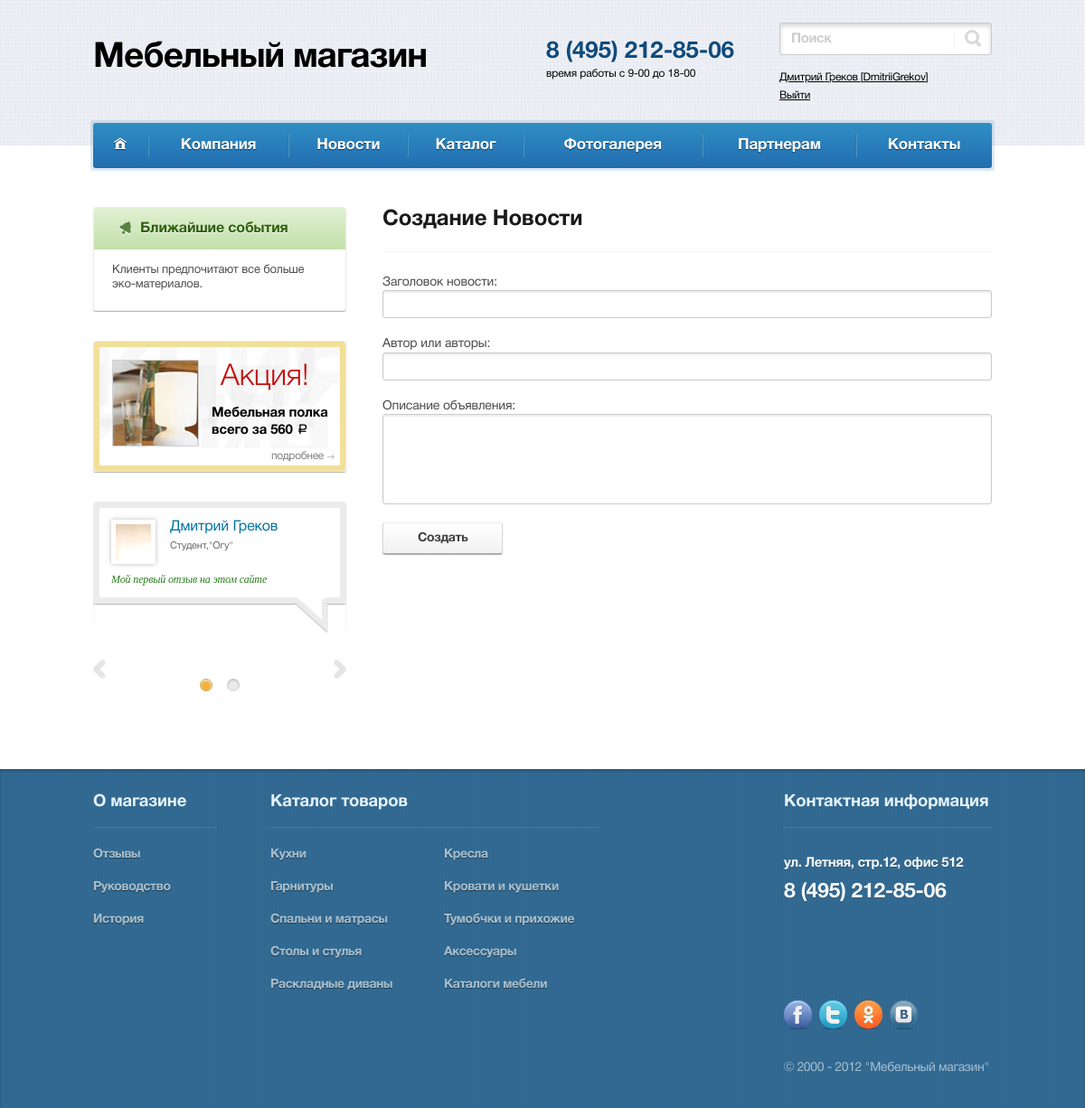
The app's page /news/create/news/ (signed in) with its own data.
### accounts/models.py (models this page shows, shortened)
class AdvUser(AbstractUser):
    phone = models.CharField(max_length=20,
                             verbose_name='Телефон',
                             blank=True,
                             null=True
                             )
    avatar = models.ImageField(verbose_name='Аватар',
                               blank=True,
                               null=True)

### main/models.py (models this page shows, shortened)
class UsefullInfo(models.Model):
    title = models.CharField(max_length=20, verbose_name='Заголовок блока')
    content = models.CharField(max_length=100, verbose_name='Содержание блока')
    class Meta:
        verbose_name = 'Содержимое блока "Полезная информация"'
        verbose_name_plural = 'Содержимое блока "Полезная информация"'

### company/models.py (models this page shows, shortened)
class ReviewsCompany(models.Model):
    name = models.CharField(max_length=100, verbose_name='Имя')
    company = models.CharField(max_length=100, verbose_name='Компания',
                               blank=True,
                               null=True)
    position = models.CharField(max_length=120, verbose_name='Должность',
                                blank=True,
                                null=True)
    content = models.TextField(verbose_name='Текст отзыва')
    publish = models.DateField(auto_now_add=True)
    img = models.ImageField(verbose_name='Аватарка', blank=True, null=True)
    files = models.ManyToManyField('ReviewsFiles',
                                   related_name='reviews_files',
                                   blank=True,
                                   null=True)
    slug = models.SlugField(verbose_name='slug')
    class Meta:
        verbose_name = 'Отзыв'
        verbose_name_plural = 'Отзывы'

### news/views.py (the view, shortened to what this page needs)
# urls.py: path('create/news/', NewsEditView.as_view(), name='create'),
class NewsEditView(LoginRequiredMixin, FormView):
    template_name = 'news/create.html'
    form_class = NewsForm
    success_url = reverse_lazy('news:list')

### news/forms.py
class NewsForm(forms.ModelForm):
    class Meta:
        model = NewsModel
        fields = ('title', 'author', 'description',)

### catalog/models.py (called while the page is built)
    def get_absolute_url(self):
        return reverse('catalog:category_products', kwargs={'slug': self.slug})

### main/etc/catalog_rubric.py (called while the page is built)
def catalog_category(request):
    context = {}
    context['rubric_catalog'] = Category.objects.all()
    return context

### main/etc/random_review.py (called while the page is built)
def show_random_review(request):
    reviews = ReviewsCompany.objects.all().order_by('?')[:2]
    return {'random_reviews': reviews}

### main/etc/usefull.py (called while the page is built)
def usefullinfo(request):
    return {'info': UsefullInfo.objects.first(), 'title_link': 'about', }

def get_rubric_company(request):
    return {'rubric_company': RubricCompany.objects.all()}

### news/templates/news/create.html (shortened to what this page needs)
{% extends 'layout/basic.html'  %}
{% block content%}
<div class="content">
                    <div class="cnt">
                        <header>
                            <h1>Создание Новости</h1>
                        </header>
                        <hr>
                        <form method="POST" >
                            {{ form.as_p }}
                            <input type="submit" value='Создать'>
                        </form>
                    </div>
                </div>
{% endblock %}

### main/templates/layout/basic.html (shortened to what this page needs)
{% load static %}
<!DOCTYPE html>
<html lang="ru">
<head>
    <link rel="stylesheet" href="{% static '/css/reset.css' %}" />
    <link rel="stylesheet" href="{% static '/css/style.css' %}" />
    <link rel="stylesheet" href="{% static '/css/owl.carousel.css' %}" />
</head>
<body>
    <div class="wrap">
        <header class="header">
            <div class="inner-wrap">
                <div class="logo-block"><a href="" class="logo">Мебельный магазин</a>
                </div>
                <div class="main-phone-block">
                    <a href="tel:84952128506" class="phone">8 (495) 212-85-06</a>
                    <div class="shedule">время работы с 9-00 до 18-00</div>
                </div>
                <div class="actions-block">
                    <form action="/" class="main-frm-search">
                        <input type="text" placeholder="Поиск">
                        <button type="submit"></button>
                    </form>
                    <nav class="menu-block">
                        <ul>
                            {% if user.is_authenticated %}
                            <li>
                                <a href="{% url 'users:profile' %}" >{{ user.first_name}} {{ user.last_name }} [{{ user.username }}]</a>
                            </li>
                            <li><a href="{% url 'users:logout' %}">Выйти</a>
                            </li>
                            {% endif %}
                        </ul>
                    </nav>
                </div>
            </div>
        </header>
        <nav class="nav">
            <div class="inner-wrap">
                <div class="menu-block popup-wrap">
                    <div class="menu popup-block">
                        <ul class="">
                            <li class="main-page"><a href="{% url 'main:index' %}">Главная</a>
                            </li>
                            <li>
                                <a href="/company/{{ title_link }}">Компания</a>
                            </li>
                            <li><a href="{% url 'news:list' %}">Новости</a>
                            </li>
                            <li>
                                <a href="{% url 'catalog:list' %}">Каталог</a>
                            </li>
                            <li><a href="">Фотогалерея</a>
                            </li>
                            <li><a href="">Партнерам</a>
                            </li>
                            <li><a href="">Контакты</a>
                            </li>
                        </ul>
                    </div>
                </div>
            </div>
        </nav>
        <div class="page">
            <div class="content-box">
                {% block content %}  {% endblock %}
                <div class="side">
                   {% include 'layout/usefullinfo.html'  %}
                    <div class="side-wrap">
                        <div class="item-wrap">
                            <div class="side-block side-action">
                                <img src="{% static '/img/side-action-bg.jpg' %}" alt="" class="bg">
                                <div class="photo-block">
                                    <img src="{% static '/img/side-action.jpg' %}" alt="">
                                </div>
                                <div class="text-block">
                                    <div class="title">Акция!</div>
                                    <p>Мебельная полка всего за 560 <span class="r">a</span>
                                    </p>
                                </div>
                                <a href="" class="btn-more">подробнее</a>
                            </div>
                        </div>
                       <div class="item-wrap">
		                     <div class="rew-footer-carousel">
							{% include 'layout/random_review.html'  %}
								</div>
							</div>
						</div>
                    </div>
                </div>
            </div>
        </div>
    <footer class="footer">
        <div class="inner-wrap">
            <nav class="main-menu">
                <div class="item">
                    <div class="title-block">О магазине</div>
                    <ul>
                        <li><a href="">Отзывы</a>
                        </li>
                        <li><a href="">Руководство </a>
                        </li>
                        <li><a href="">История</a>
                        </li>
                    </ul>
                </div>
                <div class="item">
                    <div class="title-block">Каталог товаров</div>
                    <ul>
                        <li><a href="">Кухни</a>
                        </li>
                        <li><a href="">Гарнитуры</a>
                        </li>
                        <li><a href="">Спальни и матрасы</a>
                        </li>
                        <li><a href="">Столы и стулья</a>
                        </li>
                        <li><a href="">Раскладные диваны</a>
                        </li>
                        <li><a href="">Кресла</a>
                        </li>
                        <li><a href="">Кровати и кушетки</a>
                        </li>
                        <li><a href="">Тумобчки и прихожие</a>
                        </li>
                        <li><a href="">Аксессуары</a>
                        </li>
                        <li><a href="">Каталоги мебели</a>
                        </li>
                    </ul>
                </div>
            </nav>
            <div class="contacts-block">
                <div class="title-block">Контактная информация</div>
                <div class="loc-block">
                    <div class="address">ул. Летняя, стр.12, офис 512</div>
                    <div class="phone"><a href="tel:84952128506">8 (495) 212-85-06</a>
                    </div>
                </div>
                <div class="main-soc-block">
                    <a href="" class="soc-item">
                        <img src="{% static '/img/icons/soc01.png' %}" alt="">
                    </a>
                    <a href="" class="soc-item">
                        <img src="{% static '/img/icons/soc02.png' %}" alt="">
                    </a>
                    <a href="" class="soc-item">
                        <img src="{% static '/img/icons/soc03.png' %}" alt="">
                    </a>
                    <a href="" class="soc-item">
                        <img src="{% static '/img/icons/soc04.png' %}" alt="">
                    </a>
                </div>
                <div class="copy-block">© 2000 - 2012 "Мебельный магазин"</div>
            </div>
        </div>
    </footer>
</body>
</html>

### main/templates/layout/usefullinfo.html
<div class="side-block side-anonse">
                        <div class="title-block"><span class="i i-title01"></span>{{ info.title }}</div>
                        <div class="item">
                            <p>{{ info.content }}</p>
                        </div>
</div>

### main/templates/layout/random_review.html
{% load static %}
{% for review in random_reviews  %}
 <div class="item">
									<div class="side-block side-opin">
										<div class="inner-block">
											<div class="title">
												<div class="photo-block">
													<img src="{{ review.img.url }}" alt="">
												</div>
												<div class="name-block"><a href="">{{ review.name }}</a></div>
												<div class="pos-block">{{ review.position }},"{{ review.company }}"</div>
											</div>
											<div class="text-block">{{ review.content|truncatechars:100 }}</div>
										</div>
									</div>
								</div>
{% endfor %}

### records on screen
AdvUser: first_name "Дмитрий", last_name "Греков", username "DmitriiGrekov"
UsefullInfo: title "Ближайшие события", content "Клиенты предпочитают все больше эко-материалов."
ReviewsCompany: img (picture), name "Дмитрий Греков", position "Студент", company "Огу", content "Мой первый отзыв на этом сайте"
